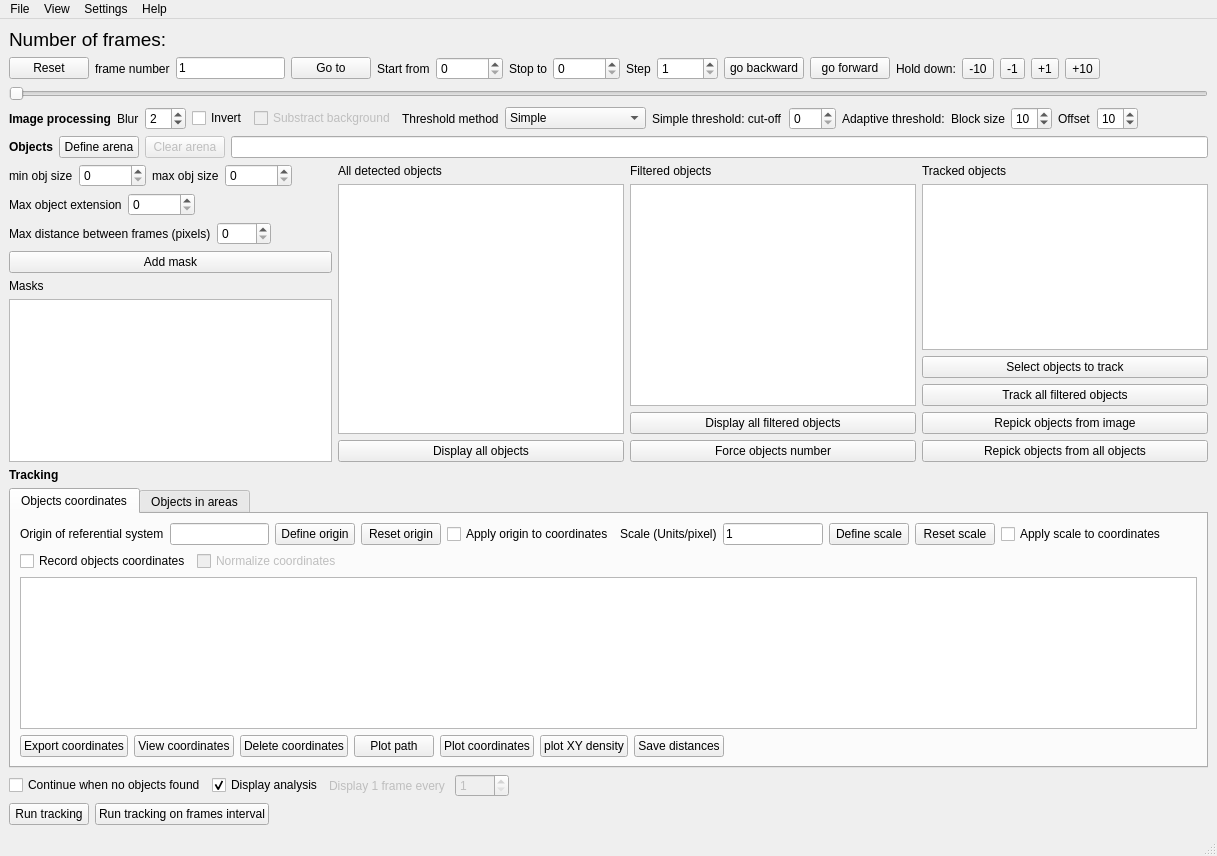
<?xml version="1.0" encoding="UTF-8"?>
<ui version="4.0">
 <class>MainWindow</class>
 <widget class="QMainWindow" name="MainWindow">
  <property name="geometry">
   <rect>
    <x>0</x>
    <y>0</y>
    <width>1217</width>
    <height>856</height>
   </rect>
  </property>
  <property name="baseSize">
   <size>
    <width>0</width>
    <height>0</height>
   </size>
  </property>
  <property name="windowTitle">
   <string>MainWindow</string>
  </property>
  <widget class="QWidget" name="centralwidget">
   <layout class="QVBoxLayout" name="verticalLayout_6">
    <item>
     <widget class="QLabel" name="lb_frames">
      <property name="font">
       <font>
        <pointsize>14</pointsize>
       </font>
      </property>
      <property name="text">
       <string>Number of frames: </string>
      </property>
     </widget>
    </item>
    <item>
     <layout class="QHBoxLayout" name="horizontalLayout_5">
      <item>
       <widget class="QPushButton" name="pb_1st_frame">
        <property name="text">
         <string>Reset</string>
        </property>
       </widget>
      </item>
      <item>
       <widget class="QLabel" name="label_11">
        <property name="text">
         <string>frame number</string>
        </property>
       </widget>
      </item>
      <item>
       <widget class="QLineEdit" name="le_goto_frame">
        <property name="text">
         <string>1</string>
        </property>
       </widget>
      </item>
      <item>
       <widget class="QPushButton" name="pb_goto_frame">
        <property name="text">
         <string>Go to</string>
        </property>
       </widget>
      </item>
      <item>
       <widget class="QLabel" name="lb_start_from">
        <property name="text">
         <string>Start from</string>
        </property>
       </widget>
      </item>
      <item>
       <widget class="QSpinBox" name="sb_start_from">
        <property name="maximum">
         <number>1000000</number>
        </property>
       </widget>
      </item>
      <item>
       <widget class="QLabel" name="lb_stop_to">
        <property name="text">
         <string>Stop to</string>
        </property>
       </widget>
      </item>
      <item>
       <widget class="QSpinBox" name="sb_stop_to">
        <property name="maximum">
         <number>1000000</number>
        </property>
       </widget>
      </item>
      <item>
       <widget class="QLabel" name="label_10">
        <property name="text">
         <string>Step</string>
        </property>
       </widget>
      </item>
      <item>
       <widget class="QSpinBox" name="sb_frame_offset">
        <property name="minimum">
         <number>1</number>
        </property>
        <property name="maximum">
         <number>10000</number>
        </property>
        <property name="singleStep">
         <number>10</number>
        </property>
        <property name="value">
         <number>1</number>
        </property>
       </widget>
      </item>
      <item>
       <widget class="QPushButton" name="pb_backward">
        <property name="text">
         <string>go backward</string>
        </property>
       </widget>
      </item>
      <item>
       <widget class="QPushButton" name="pb_forward">
        <property name="text">
         <string>go forward</string>
        </property>
       </widget>
      </item>
      <item>
       <widget class="QLabel" name="label_16">
        <property name="text">
         <string>Hold down:</string>
        </property>
       </widget>
      </item>
      <item>
       <widget class="QToolButton" name="tb_minus10">
        <property name="text">
         <string>-10</string>
        </property>
       </widget>
      </item>
      <item>
       <widget class="QToolButton" name="tb_minus1">
        <property name="text">
         <string>-1</string>
        </property>
       </widget>
      </item>
      <item>
       <widget class="QToolButton" name="tb_plus1">
        <property name="text">
         <string>+1</string>
        </property>
       </widget>
      </item>
      <item>
       <widget class="QToolButton" name="tb_plus10">
        <property name="text">
         <string>+10</string>
        </property>
       </widget>
      </item>
      <item>
       <spacer name="horizontalSpacer_3">
        <property name="orientation">
         <enum>Qt::Horizontal</enum>
        </property>
        <property name="sizeHint" stdset="0">
         <size>
          <width>40</width>
          <height>20</height>
         </size>
        </property>
       </spacer>
      </item>
     </layout>
    </item>
    <item>
     <widget class="QSlider" name="hs_frame">
      <property name="orientation">
       <enum>Qt::Horizontal</enum>
      </property>
     </widget>
    </item>
    <item>
     <layout class="QHBoxLayout" name="horizontalLayout_10">
      <item>
       <widget class="QLabel" name="label_9">
        <property name="font">
         <font>
          <weight>75</weight>
          <bold>true</bold>
         </font>
        </property>
        <property name="text">
         <string>Image processing</string>
        </property>
       </widget>
      </item>
      <item>
       <widget class="QLabel" name="label_8">
        <property name="text">
         <string>Blur</string>
        </property>
       </widget>
      </item>
      <item>
       <widget class="QSpinBox" name="sb_blur">
        <property name="value">
         <number>2</number>
        </property>
       </widget>
      </item>
      <item>
       <widget class="QCheckBox" name="cb_invert">
        <property name="text">
         <string>Invert</string>
        </property>
       </widget>
      </item>
      <item>
       <widget class="QCheckBox" name="cb_background">
        <property name="enabled">
         <bool>false</bool>
        </property>
        <property name="text">
         <string>Substract background</string>
        </property>
       </widget>
      </item>
      <item>
       <widget class="QLabel" name="label_14">
        <property name="text">
         <string>Threshold method</string>
        </property>
       </widget>
      </item>
      <item>
       <widget class="QComboBox" name="cb_threshold_method">
        <item>
         <property name="text">
          <string>Simple</string>
         </property>
        </item>
        <item>
         <property name="text">
          <string>Adaptive (mean)</string>
         </property>
        </item>
        <item>
         <property name="text">
          <string>Adaptive (Gaussian)</string>
         </property>
        </item>
       </widget>
      </item>
      <item>
       <widget class="QLabel" name="lb_threshold">
        <property name="text">
         <string>Simple threshold: cut-off</string>
        </property>
       </widget>
      </item>
      <item>
       <widget class="QSpinBox" name="sb_threshold">
        <property name="maximum">
         <number>255</number>
        </property>
       </widget>
      </item>
      <item>
       <widget class="QLabel" name="lb_adaptive_threshold">
        <property name="text">
         <string>Adaptive threshold:</string>
        </property>
       </widget>
      </item>
      <item>
       <widget class="QLabel" name="lb_block_size">
        <property name="text">
         <string>Block size</string>
        </property>
       </widget>
      </item>
      <item>
       <widget class="QSpinBox" name="sb_block_size">
        <property name="value">
         <number>10</number>
        </property>
       </widget>
      </item>
      <item>
       <widget class="QLabel" name="lb_offset">
        <property name="text">
         <string>Offset</string>
        </property>
       </widget>
      </item>
      <item>
       <widget class="QSpinBox" name="sb_offset">
        <property name="value">
         <number>10</number>
        </property>
       </widget>
      </item>
      <item>
       <spacer name="horizontalSpacer_2">
        <property name="orientation">
         <enum>Qt::Horizontal</enum>
        </property>
        <property name="sizeHint" stdset="0">
         <size>
          <width>40</width>
          <height>20</height>
         </size>
        </property>
       </spacer>
      </item>
     </layout>
    </item>
    <item>
     <layout class="QHBoxLayout" name="horizontalLayout_16">
      <item>
       <widget class="QLabel" name="label_5">
        <property name="font">
         <font>
          <weight>75</weight>
          <bold>true</bold>
         </font>
        </property>
        <property name="text">
         <string>Objects</string>
        </property>
       </widget>
      </item>
      <item>
       <widget class="QPushButton" name="pb_define_arena">
        <property name="text">
         <string>Define arena</string>
        </property>
       </widget>
      </item>
      <item>
       <widget class="QPushButton" name="pb_clear_arena">
        <property name="enabled">
         <bool>false</bool>
        </property>
        <property name="text">
         <string>Clear arena</string>
        </property>
       </widget>
      </item>
      <item>
       <widget class="QLineEdit" name="le_arena">
        <property name="readOnly">
         <bool>true</bool>
        </property>
       </widget>
      </item>
     </layout>
    </item>
    <item>
     <layout class="QHBoxLayout" name="horizontalLayout_21">
      <item>
       <layout class="QVBoxLayout" name="verticalLayout_3">
        <item>
         <layout class="QHBoxLayout" name="horizontalLayout_8">
          <item>
           <layout class="QHBoxLayout" name="horizontalLayout_2">
            <item>
             <widget class="QLabel" name="label_3">
              <property name="text">
               <string>min obj size</string>
              </property>
             </widget>
            </item>
            <item>
             <widget class="QSpinBox" name="sbMin">
              <property name="maximum">
               <number>100000</number>
              </property>
              <property name="singleStep">
               <number>10</number>
              </property>
              <property name="value">
               <number>0</number>
              </property>
             </widget>
            </item>
           </layout>
          </item>
          <item>
           <layout class="QHBoxLayout" name="horizontalLayout_3">
            <item>
             <widget class="QLabel" name="label_4">
              <property name="text">
               <string>max obj size</string>
              </property>
             </widget>
            </item>
            <item>
             <widget class="QSpinBox" name="sbMax">
              <property name="maximum">
               <number>100000</number>
              </property>
              <property name="singleStep">
               <number>10</number>
              </property>
              <property name="value">
               <number>0</number>
              </property>
             </widget>
            </item>
           </layout>
          </item>
          <item>
           <spacer name="horizontalSpacer_4">
            <property name="orientation">
             <enum>Qt::Horizontal</enum>
            </property>
            <property name="sizeHint" stdset="0">
             <size>
              <width>40</width>
              <height>20</height>
             </size>
            </property>
           </spacer>
          </item>
         </layout>
        </item>
        <item>
         <layout class="QHBoxLayout" name="horizontalLayout_7"/>
        </item>
        <item>
         <layout class="QHBoxLayout" name="horizontalLayout_17">
          <item>
           <widget class="QLabel" name="label_13">
            <property name="text">
             <string>Max object extension</string>
            </property>
           </widget>
          </item>
          <item>
           <widget class="QSpinBox" name="sb_max_extension">
            <property name="maximum">
             <number>9999999</number>
            </property>
            <property name="singleStep">
             <number>100</number>
            </property>
           </widget>
          </item>
          <item>
           <spacer name="horizontalSpacer_6">
            <property name="orientation">
             <enum>Qt::Horizontal</enum>
            </property>
            <property name="sizeHint" stdset="0">
             <size>
              <width>40</width>
              <height>20</height>
             </size>
            </property>
           </spacer>
          </item>
         </layout>
        </item>
        <item>
         <layout class="QHBoxLayout" name="horizontalLayout_18">
          <item>
           <widget class="QLabel" name="label_22">
            <property name="text">
             <string>Max distance between frames (pixels)</string>
            </property>
           </widget>
          </item>
          <item>
           <widget class="QSpinBox" name="sb_max_distance">
            <property name="maximum">
             <number>1000</number>
            </property>
           </widget>
          </item>
          <item>
           <spacer name="horizontalSpacer_13">
            <property name="orientation">
             <enum>Qt::Horizontal</enum>
            </property>
            <property name="sizeHint" stdset="0">
             <size>
              <width>40</width>
              <height>20</height>
             </size>
            </property>
           </spacer>
          </item>
         </layout>
        </item>
        <item>
         <widget class="QPushButton" name="pb_add_mask">
          <property name="text">
           <string>Add mask</string>
          </property>
         </widget>
        </item>
        <item>
         <widget class="QLabel" name="label_7">
          <property name="text">
           <string>Masks</string>
          </property>
         </widget>
        </item>
        <item>
         <widget class="QListWidget" name="lw_masks"/>
        </item>
        <item>
         <spacer name="verticalSpacer">
          <property name="orientation">
           <enum>Qt::Vertical</enum>
          </property>
          <property name="sizeHint" stdset="0">
           <size>
            <width>20</width>
            <height>13</height>
           </size>
          </property>
         </spacer>
        </item>
       </layout>
      </item>
      <item>
       <layout class="QVBoxLayout" name="verticalLayout">
        <item>
         <widget class="QLabel" name="lb_all">
          <property name="text">
           <string>All detected objects</string>
          </property>
         </widget>
        </item>
        <item>
         <widget class="QTextEdit" name="te_all_objects">
          <property name="readOnly">
           <bool>true</bool>
          </property>
         </widget>
        </item>
        <item>
         <widget class="QPushButton" name="pb_show_all_objects">
          <property name="text">
           <string>Display all objects</string>
          </property>
         </widget>
        </item>
       </layout>
      </item>
      <item>
       <layout class="QVBoxLayout" name="verticalLayout_2">
        <item>
         <widget class="QLabel" name="lb_filtered">
          <property name="text">
           <string>Filtered objects</string>
          </property>
         </widget>
        </item>
        <item>
         <widget class="QTextEdit" name="te_filtered_objects">
          <property name="maximumSize">
           <size>
            <width>16777215</width>
            <height>16777215</height>
           </size>
          </property>
          <property name="readOnly">
           <bool>true</bool>
          </property>
         </widget>
        </item>
        <item>
         <widget class="QPushButton" name="pb_show_all_filtered_objects">
          <property name="text">
           <string>Display all filtered objects</string>
          </property>
         </widget>
        </item>
        <item>
         <widget class="QPushButton" name="pb_separate_objects">
          <property name="text">
           <string>Force objects number</string>
          </property>
         </widget>
        </item>
       </layout>
      </item>
      <item>
       <layout class="QVBoxLayout" name="verticalLayout_4">
        <item>
         <widget class="QLabel" name="lb_tracked_objects">
          <property name="text">
           <string>Tracked objects</string>
          </property>
         </widget>
        </item>
        <item>
         <widget class="QTextEdit" name="te_tracked_objects">
          <property name="maximumSize">
           <size>
            <width>16777215</width>
            <height>16777215</height>
           </size>
          </property>
          <property name="readOnly">
           <bool>true</bool>
          </property>
         </widget>
        </item>
        <item>
         <widget class="QPushButton" name="pb_select_objects_to_track">
          <property name="text">
           <string>Select objects to track</string>
          </property>
         </widget>
        </item>
        <item>
         <widget class="QPushButton" name="pb_track_all_filtered">
          <property name="text">
           <string>Track all filtered objects</string>
          </property>
         </widget>
        </item>
        <item>
         <widget class="QPushButton" name="pb_repick_objects">
          <property name="text">
           <string>Repick objects from image</string>
          </property>
         </widget>
        </item>
        <item>
         <widget class="QPushButton" name="pb_repick_objects_from_all">
          <property name="text">
           <string>Repick objects from all objects</string>
          </property>
         </widget>
        </item>
       </layout>
      </item>
     </layout>
    </item>
    <item>
     <widget class="QLabel" name="label_12">
      <property name="font">
       <font>
        <weight>75</weight>
        <bold>true</bold>
       </font>
      </property>
      <property name="text">
       <string>Tracking</string>
      </property>
     </widget>
    </item>
    <item>
     <widget class="QTabWidget" name="tab_tracking_results">
      <property name="currentIndex">
       <number>0</number>
      </property>
      <widget class="QWidget" name="tab">
       <attribute name="title">
        <string>Objects coordinates</string>
       </attribute>
       <layout class="QVBoxLayout" name="verticalLayout_5">
        <item>
         <layout class="QHBoxLayout" name="horizontalLayout_11">
          <item>
           <widget class="QLabel" name="label">
            <property name="text">
             <string>Origin of referential system</string>
            </property>
           </widget>
          </item>
          <item>
           <widget class="QLineEdit" name="le_coordinates_center">
            <property name="readOnly">
             <bool>true</bool>
            </property>
           </widget>
          </item>
          <item>
           <widget class="QPushButton" name="pb_define_origin">
            <property name="text">
             <string>Define origin</string>
            </property>
           </widget>
          </item>
          <item>
           <widget class="QPushButton" name="pb_reset_origin">
            <property name="text">
             <string>Reset origin</string>
            </property>
           </widget>
          </item>
          <item>
           <widget class="QCheckBox" name="cb_apply_origin">
            <property name="text">
             <string>Apply origin to coordinates</string>
            </property>
           </widget>
          </item>
          <item>
           <widget class="QLabel" name="label_21">
            <property name="text">
             <string>Scale (Units/pixel)</string>
            </property>
           </widget>
          </item>
          <item>
           <widget class="QLineEdit" name="le_scale">
            <property name="enabled">
             <bool>true</bool>
            </property>
            <property name="text">
             <string>1</string>
            </property>
            <property name="readOnly">
             <bool>true</bool>
            </property>
           </widget>
          </item>
          <item>
           <widget class="QPushButton" name="pb_define_scale">
            <property name="text">
             <string>Define scale</string>
            </property>
           </widget>
          </item>
          <item>
           <widget class="QPushButton" name="pb_reset_scale">
            <property name="text">
             <string>Reset scale</string>
            </property>
           </widget>
          </item>
          <item>
           <widget class="QCheckBox" name="cb_apply_scale">
            <property name="text">
             <string>Apply scale to coordinates</string>
            </property>
           </widget>
          </item>
          <item>
           <spacer name="horizontalSpacer_9">
            <property name="orientation">
             <enum>Qt::Horizontal</enum>
            </property>
            <property name="sizeHint" stdset="0">
             <size>
              <width>40</width>
              <height>20</height>
             </size>
            </property>
           </spacer>
          </item>
         </layout>
        </item>
        <item>
         <layout class="QHBoxLayout" name="horizontalLayout_4">
          <item>
           <widget class="QCheckBox" name="cb_record_xy">
            <property name="text">
             <string>Record objects coordinates</string>
            </property>
           </widget>
          </item>
          <item>
           <widget class="QCheckBox" name="cb_normalize_coordinates">
            <property name="enabled">
             <bool>false</bool>
            </property>
            <property name="text">
             <string>Normalize coordinates</string>
            </property>
           </widget>
          </item>
          <item>
           <spacer name="horizontalSpacer_7">
            <property name="orientation">
             <enum>Qt::Horizontal</enum>
            </property>
            <property name="sizeHint" stdset="0">
             <size>
              <width>40</width>
              <height>20</height>
             </size>
            </property>
           </spacer>
          </item>
         </layout>
        </item>
        <item>
         <widget class="QTextEdit" name="te_xy">
          <property name="font">
           <font>
            <family>Monospace</family>
           </font>
          </property>
          <property name="readOnly">
           <bool>true</bool>
          </property>
         </widget>
        </item>
        <item>
         <layout class="QHBoxLayout" name="horizontalLayout_12">
          <item>
           <widget class="QPushButton" name="pb_save_xy">
            <property name="text">
             <string>Export coordinates</string>
            </property>
           </widget>
          </item>
          <item>
           <widget class="QPushButton" name="pb_view_coordinates">
            <property name="text">
             <string>View coordinates</string>
            </property>
           </widget>
          </item>
          <item>
           <widget class="QPushButton" name="pb_delete_coordinates">
            <property name="text">
             <string>Delete coordinates</string>
            </property>
           </widget>
          </item>
          <item>
           <widget class="QPushButton" name="pb_plot_path">
            <property name="text">
             <string>Plot path</string>
            </property>
           </widget>
          </item>
          <item>
           <widget class="QPushButton" name="pb_plot_positions">
            <property name="text">
             <string>Plot coordinates</string>
            </property>
           </widget>
          </item>
          <item>
           <widget class="QPushButton" name="pb_plot_xy_density">
            <property name="text">
             <string>plot XY density</string>
            </property>
           </widget>
          </item>
          <item>
           <widget class="QPushButton" name="pb_distances">
            <property name="text">
             <string>Save distances</string>
            </property>
           </widget>
          </item>
          <item>
           <spacer name="horizontalSpacer">
            <property name="orientation">
             <enum>Qt::Horizontal</enum>
            </property>
            <property name="sizeHint" stdset="0">
             <size>
              <width>40</width>
              <height>20</height>
             </size>
            </property>
           </spacer>
          </item>
         </layout>
        </item>
       </layout>
      </widget>
      <widget class="QWidget" name="tab_2">
       <attribute name="title">
        <string>Objects in areas</string>
       </attribute>
       <layout class="QVBoxLayout" name="verticalLayout_10">
        <item>
         <layout class="QHBoxLayout" name="horizontalLayout_15">
          <item>
           <layout class="QVBoxLayout" name="verticalLayout_7">
            <item>
             <widget class="QCheckBox" name="cb_record_presence_area">
              <property name="text">
               <string>Record presence of objects(s) in areas</string>
              </property>
             </widget>
            </item>
            <item>
             <widget class="QLabel" name="label_2">
              <property name="text">
               <string>Areas</string>
              </property>
             </widget>
            </item>
            <item>
             <widget class="QListWidget" name="lw_area_definition"/>
            </item>
            <item>
             <layout class="QHBoxLayout" name="horizontalLayout_13">
              <item>
               <widget class="QPushButton" name="pb_add_area">
                <property name="text">
                 <string>Add area</string>
                </property>
               </widget>
              </item>
              <item>
               <widget class="QPushButton" name="pb_remove_area">
                <property name="text">
                 <string>Remove selected area</string>
                </property>
               </widget>
              </item>
             </layout>
            </item>
           </layout>
          </item>
          <item>
           <layout class="QVBoxLayout" name="verticalLayout_8">
            <item>
             <widget class="QLabel" name="label_6">
              <property name="text">
               <string>Presence of object(s) in areas</string>
              </property>
             </widget>
            </item>
            <item>
             <widget class="QTextEdit" name="te_number_objects">
              <property name="font">
               <font>
                <family>Monospace</family>
               </font>
              </property>
              <property name="readOnly">
               <bool>true</bool>
              </property>
             </widget>
            </item>
            <item>
             <layout class="QHBoxLayout" name="horizontalLayout_14">
              <item>
               <widget class="QPushButton" name="pb_delete_area_analysis">
                <property name="text">
                 <string>Delete analysis</string>
                </property>
               </widget>
              </item>
              <item>
               <widget class="QPushButton" name="pb_save_objects_number">
                <property name="text">
                 <string>Save results</string>
                </property>
               </widget>
              </item>
              <item>
               <widget class="QPushButton" name="pb_time_in_areas">
                <property name="text">
                 <string>Time in areas</string>
                </property>
               </widget>
              </item>
             </layout>
            </item>
           </layout>
          </item>
         </layout>
        </item>
       </layout>
      </widget>
     </widget>
    </item>
    <item>
     <layout class="QHBoxLayout" name="horizontalLayout">
      <item>
       <widget class="QCheckBox" name="cb_continue_when_no_objects">
        <property name="text">
         <string>Continue when no objects found</string>
        </property>
       </widget>
      </item>
      <item>
       <widget class="QCheckBox" name="cb_display_analysis">
        <property name="text">
         <string>Display analysis</string>
        </property>
        <property name="checked">
         <bool>true</bool>
        </property>
       </widget>
      </item>
      <item>
       <widget class="QLabel" name="label_15">
        <property name="enabled">
         <bool>false</bool>
        </property>
        <property name="text">
         <string>Display 1 frame every </string>
        </property>
       </widget>
      </item>
      <item>
       <widget class="QSpinBox" name="sb_display_frequency">
        <property name="enabled">
         <bool>false</bool>
        </property>
        <property name="minimum">
         <number>1</number>
        </property>
        <property name="maximum">
         <number>1000</number>
        </property>
       </widget>
      </item>
      <item>
       <spacer name="horizontalSpacer_5">
        <property name="orientation">
         <enum>Qt::Horizontal</enum>
        </property>
        <property name="sizeHint" stdset="0">
         <size>
          <width>40</width>
          <height>20</height>
         </size>
        </property>
       </spacer>
      </item>
     </layout>
    </item>
    <item>
     <layout class="QHBoxLayout" name="horizontalLayout_6">
      <item>
       <widget class="QPushButton" name="pb_run_tracking">
        <property name="text">
         <string>Run tracking</string>
        </property>
        <property name="checkable">
         <bool>true</bool>
        </property>
       </widget>
      </item>
      <item>
       <widget class="QPushButton" name="pb_run_tracking_frame_interval">
        <property name="text">
         <string>Run tracking on frames interval</string>
        </property>
        <property name="checkable">
         <bool>true</bool>
        </property>
       </widget>
      </item>
      <item>
       <spacer name="horizontalSpacer_11">
        <property name="orientation">
         <enum>Qt::Horizontal</enum>
        </property>
        <property name="sizeHint" stdset="0">
         <size>
          <width>40</width>
          <height>20</height>
         </size>
        </property>
       </spacer>
      </item>
     </layout>
    </item>
   </layout>
  </widget>
  <widget class="QMenuBar" name="menubar">
   <property name="geometry">
    <rect>
     <x>0</x>
     <y>0</y>
     <width>1217</width>
     <height>22</height>
    </rect>
   </property>
   <widget class="QMenu" name="menuFile">
    <property name="title">
     <string>File</string>
    </property>
    <addaction name="actionNew_project"/>
    <addaction name="actionOpen_project"/>
    <addaction name="actionSave_project"/>
    <addaction name="actionSave_project_as"/>
    <addaction name="separator"/>
    <addaction name="actionOpen_video"/>
    <addaction name="actionLoad_directory_of_images"/>
    <addaction name="separator"/>
    <addaction name="actionQuit"/>
   </widget>
   <widget class="QMenu" name="menuSettings">
    <property name="title">
     <string>Settings</string>
    </property>
    <widget class="QMenu" name="menuFrame_viewer_scale">
     <property name="title">
      <string>Frame viewer scale</string>
     </property>
     <addaction name="action2"/>
     <addaction name="action1"/>
     <addaction name="action1_2"/>
     <addaction name="action1_4"/>
    </widget>
    <widget class="QMenu" name="menuTreatment_viewer_scale">
     <property name="title">
      <string>Treatment viewer scale</string>
     </property>
     <addaction name="action_treated_2"/>
     <addaction name="action_treated_1"/>
     <addaction name="action_treated_1_2"/>
     <addaction name="action_treated_1_4"/>
    </widget>
    <addaction name="menuFrame_viewer_scale"/>
    <addaction name="menuTreatment_viewer_scale"/>
   </widget>
   <widget class="QMenu" name="menuHelp">
    <property name="title">
     <string>Help</string>
    </property>
    <addaction name="actionAbout"/>
   </widget>
   <widget class="QMenu" name="menuView">
    <property name="title">
     <string>View</string>
    </property>
    <addaction name="actionDraw_reference"/>
    <addaction name="actionShow_centroid_of_object"/>
    <addaction name="actionShow_contour_of_object"/>
    <addaction name="actionShow_object_path"/>
   </widget>
   <addaction name="menuFile"/>
   <addaction name="menuView"/>
   <addaction name="menuSettings"/>
   <addaction name="menuHelp"/>
  </widget>
  <widget class="QStatusBar" name="statusbar"/>
  <action name="actionOpen_video">
   <property name="text">
    <string>Open video</string>
   </property>
  </action>
  <action name="actionBackground">
   <property name="text">
    <string>background</string>
   </property>
  </action>
  <action name="actionQuit">
   <property name="text">
    <string>Quit</string>
   </property>
  </action>
  <action name="actionFrame_width">
   <property name="text">
    <string>Frame width</string>
   </property>
  </action>
  <action name="actionAbout">
   <property name="text">
    <string>About DORIS</string>
   </property>
  </action>
  <action name="actionLoad_directory_of_images">
   <property name="text">
    <string>Load directory of images</string>
   </property>
  </action>
  <action name="action1">
   <property name="text">
    <string>1</string>
   </property>
  </action>
  <action name="action1_2">
   <property name="text">
    <string>1/2</string>
   </property>
  </action>
  <action name="action1_4">
   <property name="text">
    <string>1/4</string>
   </property>
  </action>
  <action name="action_treated_1">
   <property name="text">
    <string>1</string>
   </property>
  </action>
  <action name="action_treated_1_2">
   <property name="text">
    <string>1/2</string>
   </property>
  </action>
  <action name="action_treated_1_4">
   <property name="text">
    <string>1/4</string>
   </property>
  </action>
  <action name="actionSave_project">
   <property name="text">
    <string>Save project</string>
   </property>
  </action>
  <action name="action2">
   <property name="text">
    <string>2</string>
   </property>
  </action>
  <action name="action_treated_2">
   <property name="text">
    <string>2</string>
   </property>
  </action>
  <action name="actionOpen_project">
   <property name="text">
    <string>Open project</string>
   </property>
  </action>
  <action name="actionDraw_reference">
   <property name="checkable">
    <bool>true</bool>
   </property>
   <property name="text">
    <string>Draw reference</string>
   </property>
  </action>
  <action name="actionSelect_objects_to_track">
   <property name="checkable">
    <bool>false</bool>
   </property>
   <property name="text">
    <string>Select objects to track</string>
   </property>
  </action>
  <action name="actionDefine_scale">
   <property name="text">
    <string>Define scale</string>
   </property>
  </action>
  <action name="actionOrigin_from_point">
   <property name="text">
    <string>from point</string>
   </property>
  </action>
  <action name="actionOrigin_from_center_of_3_points_circle">
   <property name="text">
    <string>from center of 3 points circle</string>
   </property>
  </action>
  <action name="actionShow_centroid_of_object">
   <property name="checkable">
    <bool>true</bool>
   </property>
   <property name="text">
    <string>Show centroid of object</string>
   </property>
  </action>
  <action name="actionShow_contour_of_object">
   <property name="checkable">
    <bool>true</bool>
   </property>
   <property name="checked">
    <bool>true</bool>
   </property>
   <property name="text">
    <string>Show contour of object</string>
   </property>
  </action>
  <action name="actionSave_project_as">
   <property name="text">
    <string>Save project as...</string>
   </property>
  </action>
  <action name="actionShow_object_path">
   <property name="checkable">
    <bool>true</bool>
   </property>
   <property name="text">
    <string>Show object path on frame</string>
   </property>
  </action>
  <action name="actionNew_project">
   <property name="text">
    <string>New project</string>
   </property>
  </action>
 </widget>
 <resources/>
 <connections/>
</ui>
